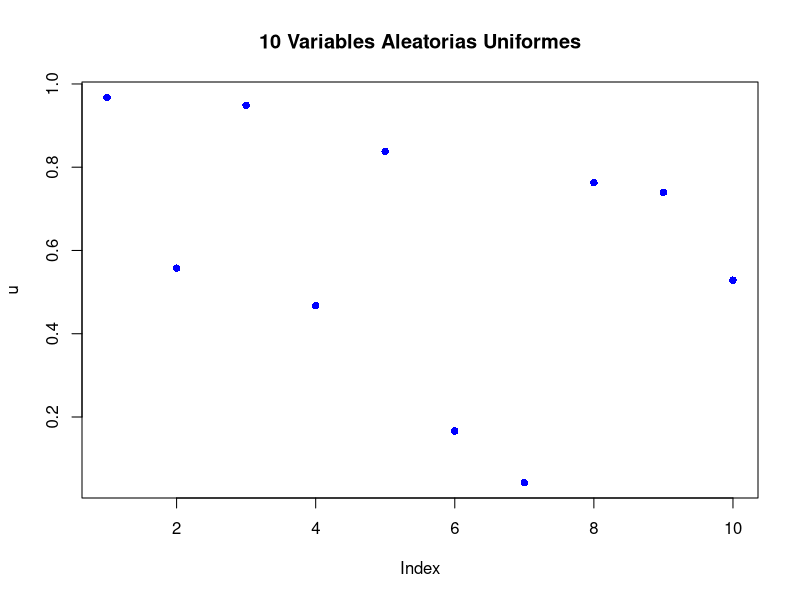
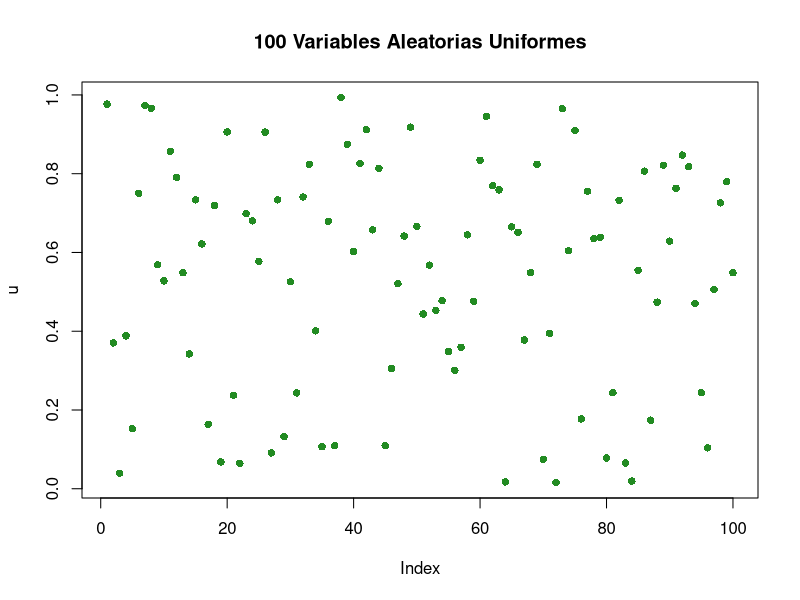
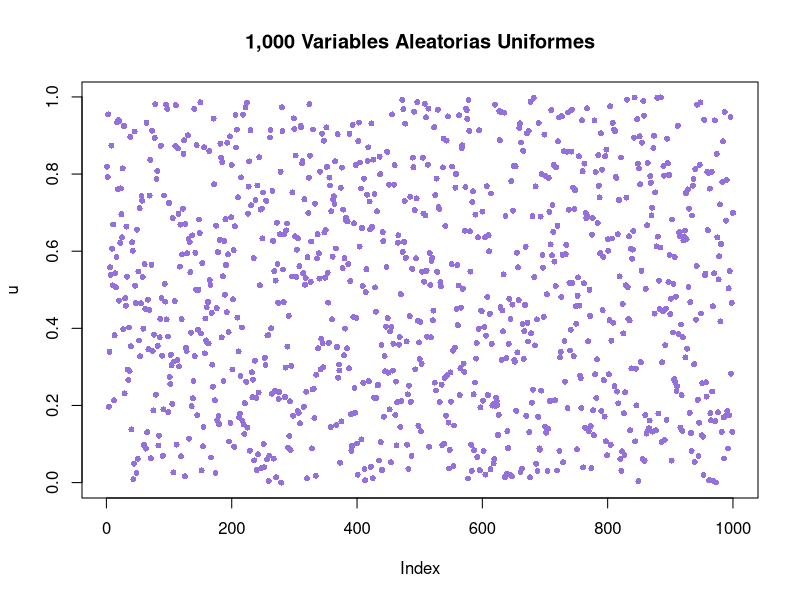
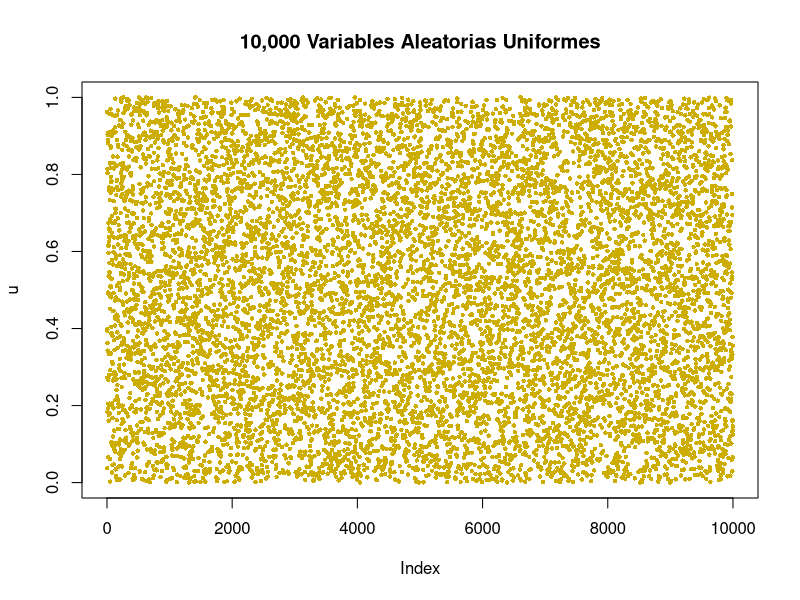
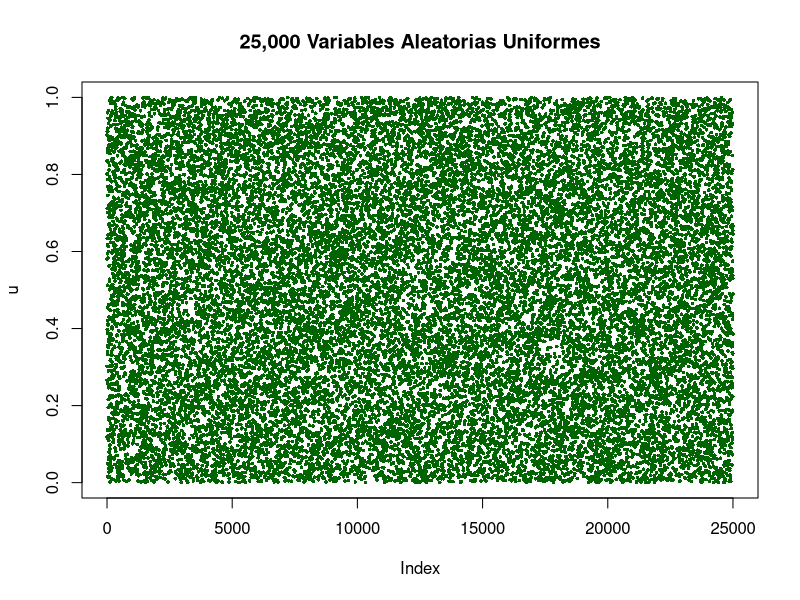
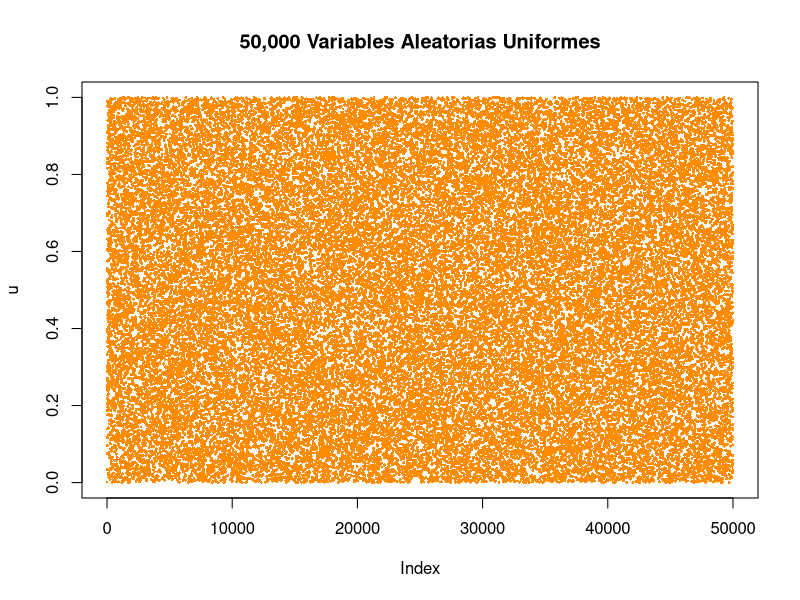
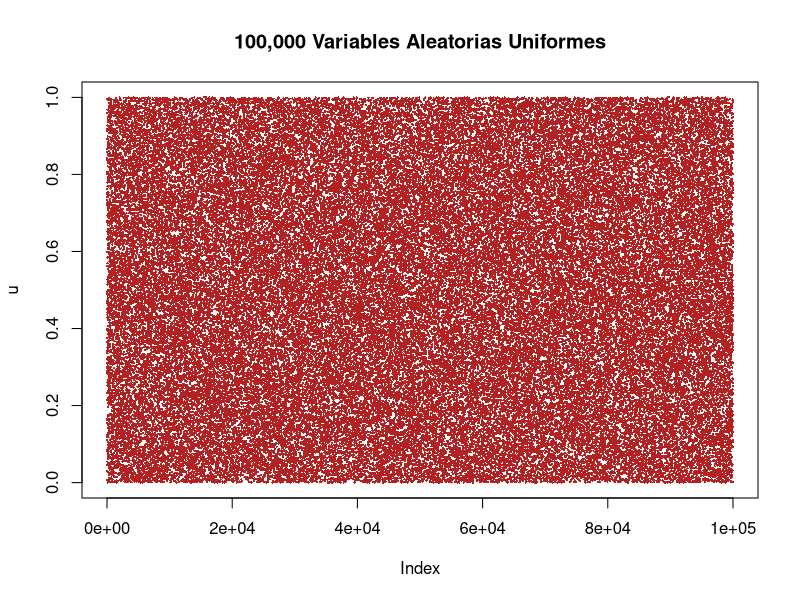
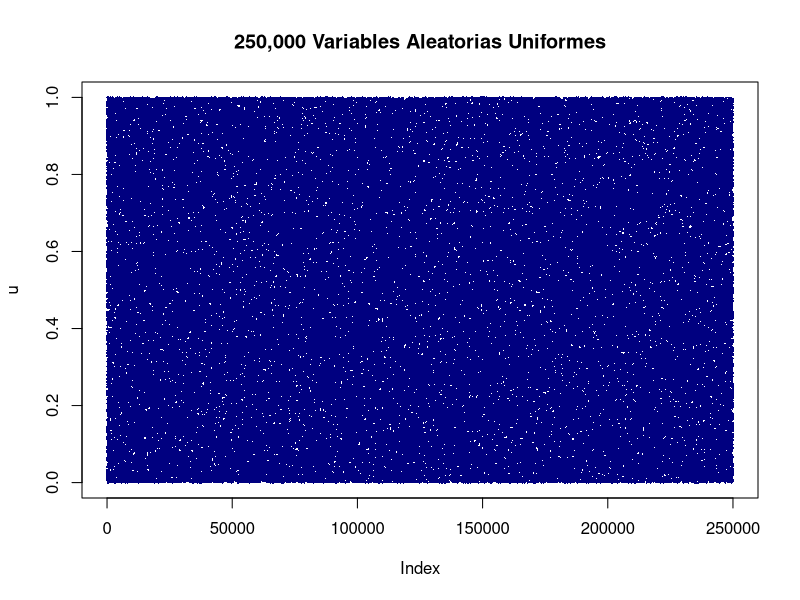

Here is the R script that generated these plots, in order:
## ---- chunk 1
knitr::opts_chunk$set(echo = TRUE)
## ---- chunk 2
tiempo_inicio <- Sys.time()
u <- runif(10, 0,1)
tiempo_fin <- Sys.time()
tiempo_transcurrido <- tiempo_fin - tiempo_inicio

head(u,20)
plot(u, col="blue", pch=16, main="10 Variables Aleatorias Uniformes")
cat("Tiempo de generación:", round(as.numeric(tiempo_transcurrido), 6), "segundos\n")
## ---- chunk 3
tiempo_inicio <- Sys.time()
u <- runif(100, 0,1)
tiempo_fin <- Sys.time()
tiempo_transcurrido <- tiempo_fin - tiempo_inicio

head(u,20)
plot(u, col="forestgreen", pch=16, main="100 Variables Aleatorias Uniformes")
cat("Tiempo de generación:", round(as.numeric(tiempo_transcurrido), 6), "segundos\n")
## ---- chunk 4
tiempo_inicio <- Sys.time()
u <- runif(1000, 0,1)
tiempo_fin <- Sys.time()
tiempo_transcurrido <- tiempo_fin - tiempo_inicio

head(u,20)
plot(u, col="mediumpurple", pch=16, cex=0.8, main="1,000 Variables Aleatorias Uniformes")
cat("Tiempo de generación:", round(as.numeric(tiempo_transcurrido), 6), "segundos\n")
## ---- chunk 5
tiempo_inicio <- Sys.time()
u <- runif(10000, 0,1)
tiempo_fin <- Sys.time()
tiempo_transcurrido <- tiempo_fin - tiempo_inicio

head(u,20)
plot(u, col="gold3", pch=16, cex=0.6, main="10,000 Variables Aleatorias Uniformes")
cat("Tiempo de generación:", round(as.numeric(tiempo_transcurrido), 5), "segundos\n")
## ---- chunk 6
tiempo_inicio <- Sys.time()
u <- runif(25000, 0,1)
tiempo_fin <- Sys.time()
tiempo_transcurrido <- tiempo_fin - tiempo_inicio

head(u,20)
plot(u, col="darkgreen", pch=16, cex=0.5, main="25,000 Variables Aleatorias Uniformes")
cat("Tiempo de generación:", round(as.numeric(tiempo_transcurrido), 5), "segundos\n")
## ---- chunk 7
tiempo_inicio <- Sys.time()
u <- runif(50000, 0,1)
tiempo_fin <- Sys.time()
tiempo_transcurrido <- tiempo_fin - tiempo_inicio

head(u,20)
plot(u, col="darkorange", pch=16, cex=0.4, main="50,000 Variables Aleatorias Uniformes")
cat("Tiempo de generación:", round(as.numeric(tiempo_transcurrido), 5), "segundos\n")
## ---- chunk 8
tiempo_inicio <- Sys.time()
u <- runif(100000, 0,1)
tiempo_fin <- Sys.time()
tiempo_transcurrido <- tiempo_fin - tiempo_inicio

head(u,20)
plot(u, col="firebrick", pch=16, cex=0.3, main="100,000 Variables Aleatorias Uniformes")
cat("Tiempo de generación:", round(as.numeric(tiempo_transcurrido), 5), "segundos\n")
## ---- chunk 9
tiempo_inicio <- Sys.time()
u <- runif(250000, 0,1)
tiempo_fin <- Sys.time()
tiempo_transcurrido <- tiempo_fin - tiempo_inicio

head(u,20)
plot(u, col="navy", pch=16, cex=0.3, main="250,000 Variables Aleatorias Uniformes")
cat("Tiempo de generación:", round(as.numeric(tiempo_transcurrido), 4), "segundos\n")
## ---- chunk 10
tiempo_inicio <- Sys.time()
u <- runif(500000, 0,1)
tiempo_fin <- Sys.time()
tiempo_transcurrido <- tiempo_fin - tiempo_inicio

head(u,20)
plot(u, col="gray40", pch=16, cex=0.2, main="500,000 Variables Aleatorias Uniformes")
cat("Tiempo de generación:", round(as.numeric(tiempo_transcurrido), 4), "segundos\n")
## ---- chunk 11
Muestra1 <- sample(u,100,replace = FALSE)
plot(Muestra1, main="Muestra de Tamaño 100", xlab="Elementos de la muestra", 
     ylab="Uniformes(0,1)", col="purple3", pch=16)
## ---- chunk 12
hist(u, col=rainbow(20, 0.7), main="Histograma de 500,000 VA Uniformes", 
     xlab="Valores", ylab="Frecuencia", border="white")
## ---- chunk 13
hist(Muestra1, col="lightgreen", main="Histograma Muestra 1", 
     xlab="Valores", ylab="Frecuencia", border="darkgreen")
## ---- chunk 14
Muestra2 <- sample(u,250,replace = FALSE)
plot(Muestra2, main="Muestra de tamaño 250", xlab="Elementos de la muestra", 
     ylab="Uniformes(0,1)", col="purple3", pch=16)
## ---- chunk 15
hist(u, col=rainbow(20, 0.7), main="Histograma de 500,000 VA Uniformes", 
     xlab="Valores", ylab="Frecuencia", border="white")
## ---- chunk 16
hist(Muestra2, col="lightblue", main="Histograma Muestra 2", 
     xlab="Valores", ylab="Frecuencia", border="darkblue")
## ---- chunk 17
tiempo_inicio <- Sys.time()
u <- rnorm(10, 0, 1)
tiempo_fin <- Sys.time()
tiempo_transcurrido <- tiempo_fin - tiempo_inicio

head(u, 20)
plot(u, col="steelblue", pch=16, main="10 Variables Aleatorias Normales(0,1)")
cat("Tiempo de generación:", round(as.numeric(tiempo_transcurrido), 6), "segundos\n")
## ---- chunk 18
tiempo_inicio <- Sys.time()
u <- rnorm(100, 0, 1)
tiempo_fin <- Sys.time()
tiempo_transcurrido <- tiempo_fin - tiempo_inicio

head(u, 20)
plot(u, col="darkslateblue", pch=16, main="100 Variables Aleatorias Normales(0,1)")
cat("Tiempo de generación:", round(as.numeric(tiempo_transcurrido), 6), "segundos\n")
## ---- chunk 19
hist(u, col="lightsteelblue", main="Histograma 100 VA Normales", 
     xlab="Valores", ylab="Frecuencia", border="darkblue")
## ---- chunk 20
tiempo_inicio <- Sys.time()
u_1m <- rnorm(1000000, 0, 1)
tiempo_fin <- Sys.time()
tiempo_transcurrido <- tiempo_fin - tiempo_inicio

head(u_1m, 20)
plot(sample(u_1m, 10000), col="darkgreen", pch=16, cex=0.5, 
     main="1,000,000 VA Normales (muestra de 10,000)")
cat("Tiempo de generación:", round(as.numeric(tiempo_transcurrido), 4), "segundos\n")
## ---- chunk 21
hist(u_1m, col="lightgreen", main="Histograma 1,000,000 VA Normales", 
     xlab="Valores", ylab="Frecuencia", border="darkgreen", breaks=50)
## ---- chunk 22
tiempo_inicio <- Sys.time()
u_2m <- rnorm(2000000, 0, 1)
tiempo_fin <- Sys.time()
tiempo_transcurrido <- tiempo_fin - tiempo_inicio

head(u_2m, 20)
plot(sample(u_2m, 10000), col="darkorange", pch=16, cex=0.5, 
     main="2,000,000 VA Normales (muestra de 10,000)")
cat("Tiempo de generación:", round(as.numeric(tiempo_transcurrido), 4), "segundos\n")
## ---- chunk 23
hist(u_2m, col="lightsalmon", main="Histograma 2,000,000 VA Normales", 
     xlab="Valores", ylab="Frecuencia", border="darkorange", breaks=50)
## ---- chunk 24
tiempo_inicio <- Sys.time()
u_3m <- rnorm(3000000, 0, 1)
tiempo_fin <- Sys.time()
tiempo_transcurrido <- tiempo_fin - tiempo_inicio

head(u_3m, 20)
plot(sample(u_3m, 10000), col="darkred", pch=16, cex=0.5, 
     main="3,000,000 VA Normales (muestra de 10,000)")
cat("Tiempo de generación:", round(as.numeric(tiempo_transcurrido), 4), "segundos\n")
## ---- chunk 25
hist(u_3m, col="lightcoral", main="Histograma 3,000,000 VA Normales", 
     xlab="Valores", ylab="Frecuencia", border="darkred", breaks=50)
## ---- chunk 26
tiempo_inicio <- Sys.time()
u_4m <- rnorm(4000000, 0, 1)
tiempo_fin <- Sys.time()
tiempo_transcurrido <- tiempo_fin - tiempo_inicio

head(u_4m, 20)
plot(sample(u_4m, 10000), col="purple4", pch=16, cex=0.5, 
     main="4,000,000 VA Normales (muestra de 10,000)")
cat("Tiempo de generación:", round(as.numeric(tiempo_transcurrido), 4), "segundos\n")
## ---- chunk 27
hist(u_4m, col="plum", main="Histograma 4,000,000 VA Normales", 
     xlab="Valores", ylab="Frecuencia", border="purple4", breaks=50)
## ---- chunk 28
tiempo_inicio <- Sys.time()
u_5m <- rnorm(5000000, 0, 1)
tiempo_fin <- Sys.time()
tiempo_transcurrido <- tiempo_fin - tiempo_inicio

head(u_5m, 20)
plot(sample(u_5m, 10000), col="maroon", pch=16, cex=0.5, 
     main="5,000,000 VA Normales (muestra de 10,000)")
cat("Tiempo de generación:", round(as.numeric(tiempo_transcurrido), 4), "segundos\n")
## ---- chunk 29
hist(u_5m, col="mistyrose", main="Histograma 5,000,000 VA Normales", 
     xlab="Valores", ylab="Frecuencia", border="maroon", breaks=50)
